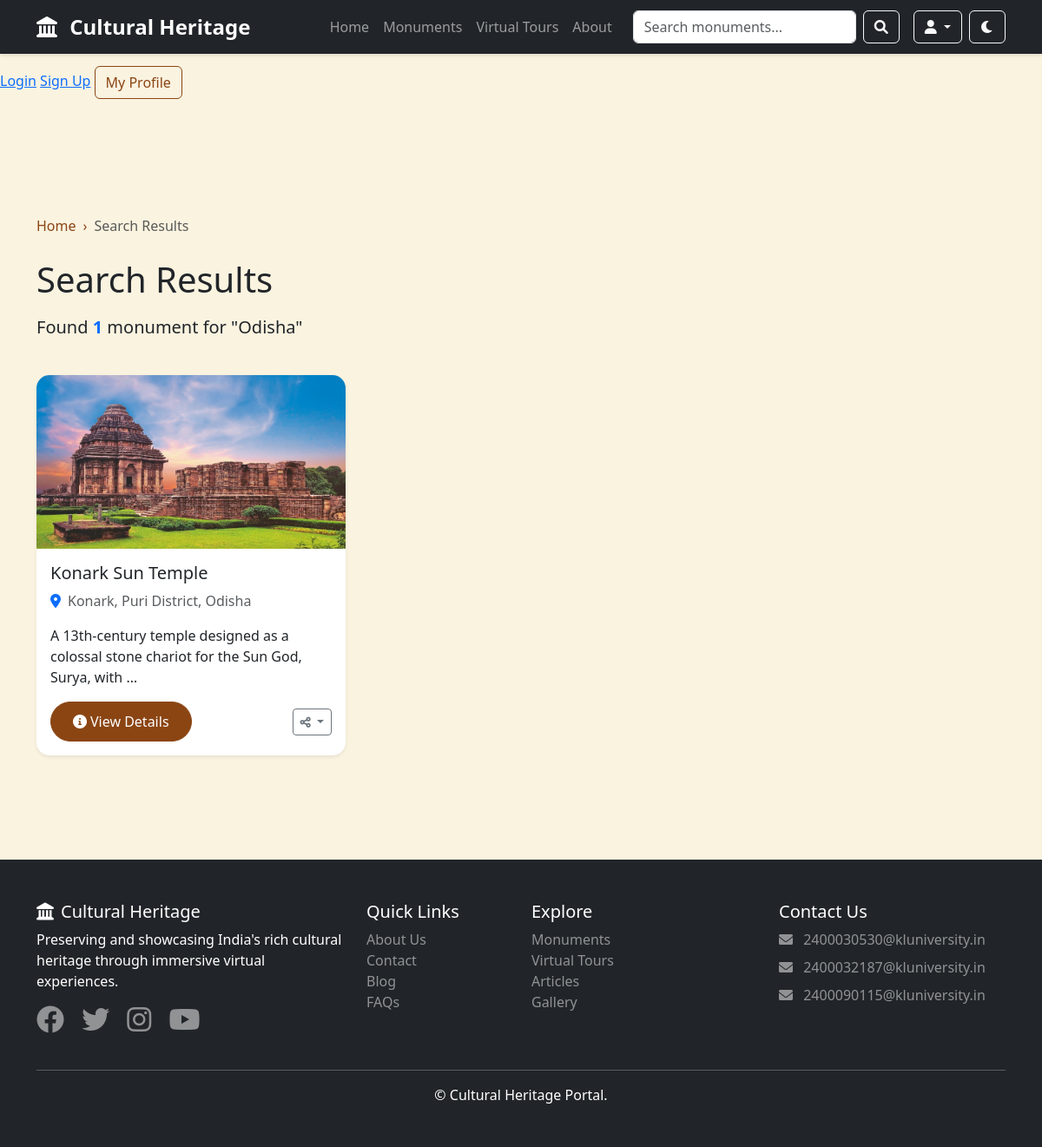
/search/?q=Odisha, run on the app's committed database.
### tours/models.py (models this page shows, shortened)
class Monument(models.Model):
    name = models.CharField(max_length=200)
    slug = models.SlugField(unique=True)
    description = models.TextField()
    short_description = models.CharField(max_length=300)
    location = models.CharField(max_length=200)
    state = models.CharField(max_length=100)
    latitude = models.FloatField(default=0.0)
    longitude = models.FloatField(default=0.0)
    period = models.CharField(max_length=100)
    dynasty = models.CharField(max_length=100)
    visiting_hours = models.CharField(max_length=200, default="10:00 AM - 6:00 PM")
    entry_fee = models.CharField(max_length=200, blank=True, default="Free")
    main_image = models.ImageField(upload_to='monuments/main/', null=True, blank=True)
    created_at = models.DateTimeField(auto_now_add=True)
    updated_at = models.DateTimeField(auto_now=True)
    class Meta:
        ordering = ['name']

### tours/views.py (the view)
# urls.py: path('search/', views.search, name='search'),  # Search functionality
def search(request):
    query = request.GET.get('q', '')
    monuments = []
    if query:
        monuments = Monument.objects.filter(
            models.Q(name__icontains=query) |
            models.Q(location__icontains=query) |
            models.Q(state__icontains=query) |
            models.Q(description__icontains=query)
        ).distinct()
    context = {
        'monuments': monuments,
        'query': query,
        'count': monuments.count() if monuments else 0
    }
    return render(request, 'search_results.html', context)

### templates/search_results.html (shortened to what this page needs)
{% extends 'base.html' %}
{% load static %}
{% block content %}
<div class="container py-5">
    <div class="row mb-4">
        <div class="col-12">
            <nav aria-label="breadcrumb">
                <ol class="breadcrumb">
                    <li class="breadcrumb-item"><a href="{% url 'tours:home' %}">Home</a></li>
                    <li class="breadcrumb-item active">Search Results</li>
                </ol>
            </nav>
            <h1 class="mb-3">Search Results</h1>
            <p class="lead">
                {% if count > 0 %}
                    Found <span class="fw-bold text-primary">{{ count }}</span> monument{{ count|pluralize }} for "{{ query }}"
                {% else %}
                    No results found for "{{ query }}"
                {% endif %}
            </p>
        </div>
    </div>
    <div class="row g-4">
        {% for monument in monuments %}
        <div class="col-md-4 mb-4">
            <div class="card h-100 shadow-sm hover-card">
                {% if monument.main_image and monument.main_image.url %}
                <img src="{{ monument.main_image.url }}" class="card-img-top" alt="{{ monument.name }}" style="height: 200px; object-fit: cover;">
                {% else %}
                <img src="https://via.placeholder.com/400x300?text={{ monument.name }}" class="card-img-top" alt="{{ monument.name }}" style="height: 200px; object-fit: cover;">
                {% endif %}
                <div class="card-body">
                    <h5 class="card-title">{{ monument.name }}</h5>
                    <p class="card-text text-muted">
                        <i class="fas fa-map-marker-alt text-primary me-2"></i>{{ monument.location }}, {{ monument.state }}
                    </p>
                    <p class="card-text">{{ monument.short_description|truncatewords:15 }}</p>
                    <div class="d-flex justify-content-between align-items-center">
                        <a href="{% url 'tours:monument_detail' monument.slug %}" class="btn btn-primary">
                            <i class="fas fa-info-circle me-1"></i>View Details
                        </a>
                        <div class="dropdown">
                            <button class="btn btn-outline-secondary btn-sm dropdown-toggle" type="button" data-bs-toggle="dropdown">
                                <i class="fas fa-share-alt"></i>
                            </button>
                        </div>
                    </div>
                </div>
            </div>
        </div>
        {% endfor %}
    </div>
</div>
{% endblock %}

### static/css/style.css (style rules this page uses)
:root { --primary-color: #8B4513; --secondary-color: #DAA520; --dark-color: #2C1810; --light-color: #F5E6D3; }
* { margin: 0; padding: 0; box-sizing: border-box; }
body { font-family: 'Segoe UI', Tahoma, Geneva, Verdana, sans-serif; background-color: #FAF3E0; padding-top: 76px; }
.hover-card { transition: transform 0.3s, box-shadow 0.3s; border: none; border-radius: 15px; overflow: hidden; }
.btn-primary { background-color: var(--primary-color); border-color: var(--primary-color); padding: 10px 25px; border-radius: 25px; transition: all 0.3s; }
.breadcrumb { background: transparent; padding: 10px 0; }
.breadcrumb-item a { color: var(--primary-color); text-decoration: none; }
.card { border: none; border-radius: 15px; overflow: hidden; transition: all 0.3s; }

### templates/base.html (style rules this page uses)
.breadcrumb { background: transparent; padding: 10px 0; }
.breadcrumb-item + .breadcrumb-item::before { content: "›"; color: #8B4513; }

### data on the page
Monument: state "Odisha", main_image (picture), name "Konark Sun Temple", location "Konark, Puri District", short_description "A 13th-century temple designed as a colossal stone chariot for the Sun God, Surya, with …"

### other printed values
{{ count }} "1"
